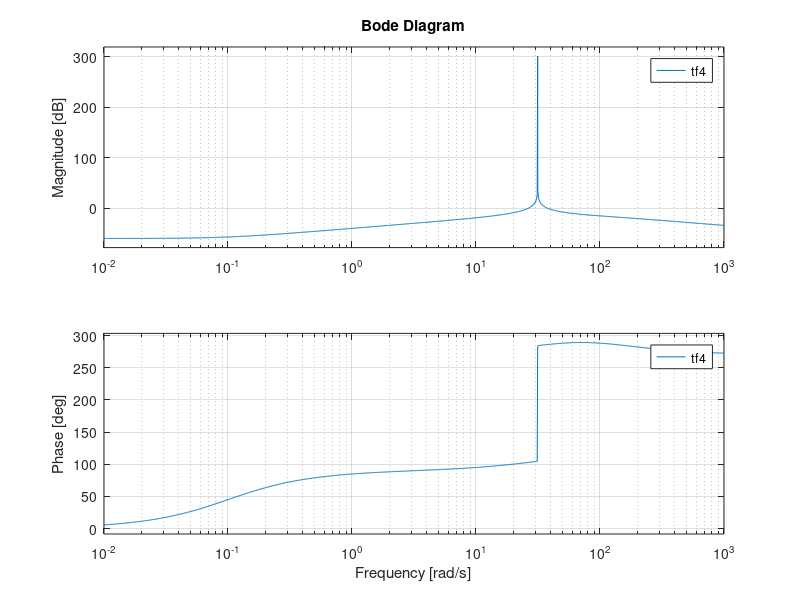

Reproduce this figure in MATLAB.
Kp = 10
Ki = 1
Kd = 0.1
N = 100
f = 5
phase = 0;
tf1 = tf([1 0],[1 0 (2*pi*f)^2 ])
tf2 = tf([Kd * N 0],[1 N])
tf3 = tf([Ki],[1 0])
tf4 = tf1*(tf2+tf3+Kp)

pole(tf4)
bode(tf4)
